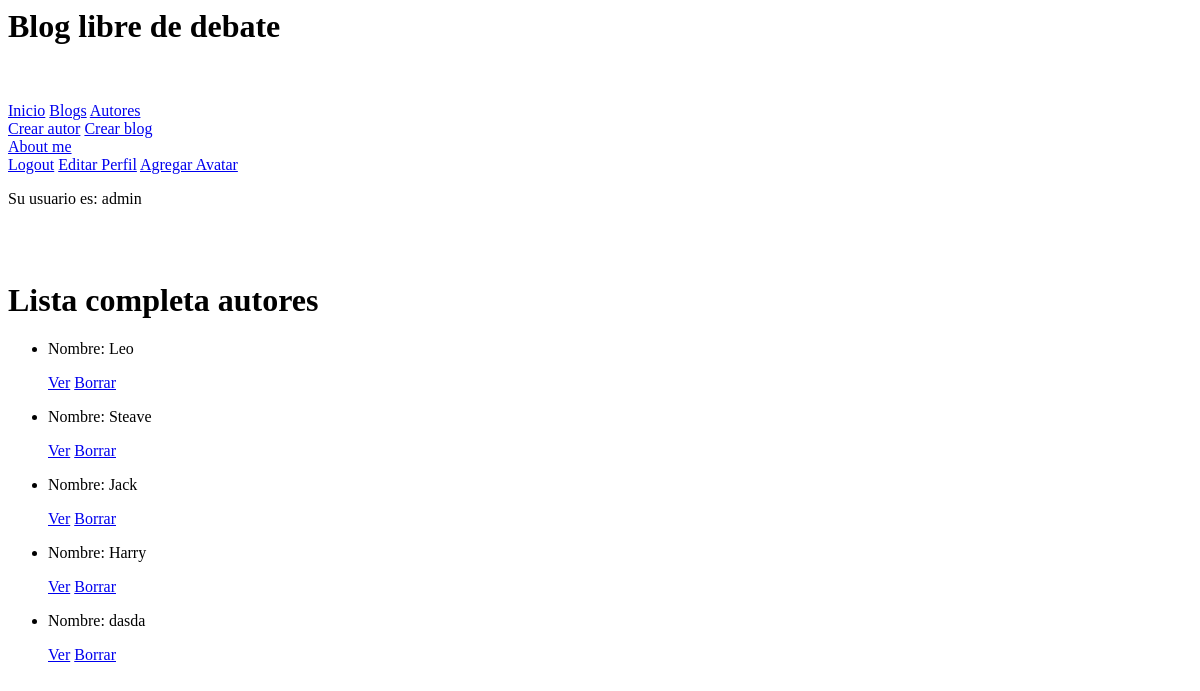
The page /blog/autor/list (signed in) on the database as committed earlier.
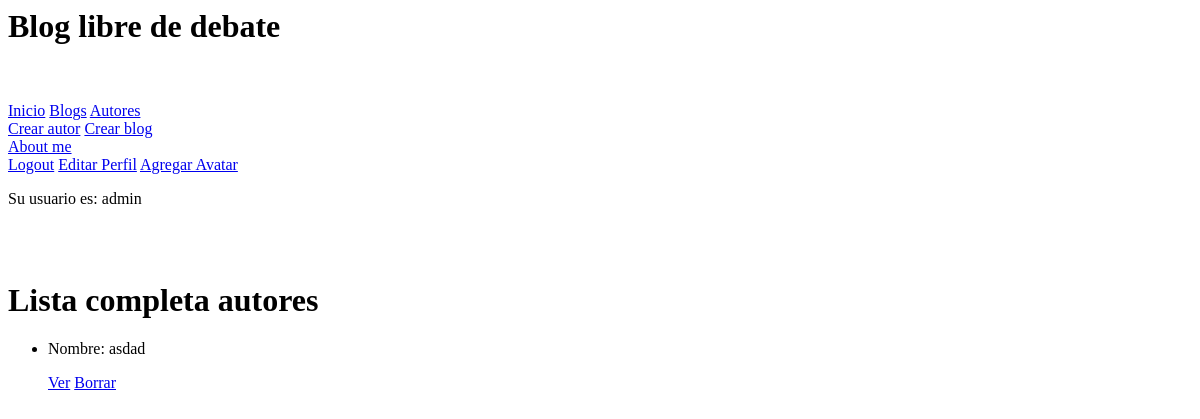
The same page on the database as committed later.
### blog/models.py (models this page shows, shortened)
class Autor(models.Model):
    class Meta:
        verbose_name_plural = "Autores"
    nombre = models.CharField(max_length=30)
    apellido = models.CharField(max_length=30)
    profesion = models.CharField(max_length=30)

### blog/views.py (the view)
# urls.py: path("autor/list", AutorList.as_view(), name="AutorList"),
class AutorList(LoginRequiredMixin, ListView):
    model = Autor
    template_name = "blog/autor_list.html"

### blog/templates/blog/autor_list.html
{% extends "blog/madre.html" %}
{% block inserte_aqui_su_contenido %}
<h1>Lista completa autores</h1>
{% if object_list %}
<ul>
    {% for autor in object_list %}
    <li>
        <p>Nombre: {{ autor.nombre }}
    <p>
        <a href="{% url 'AutorDetail' autor.id %}">Ver</a>
        <a href="{% url 'AutorDelete' autor.id %}">Borrar</a>
    </p>
    </li>
    {% endfor %}
</ul>
{% else %}
<p>No hay autores aún, puedes cargar alguno para que aparezca en esta lista.</p>
{% endif %}
{% endblock %}

Rows that differ between the two databases and show on the page:
removed Autor: nombre "Leo"
removed Autor: nombre "Steave"
removed Autor: nombre "Jack"
removed Autor: nombre "Harry"
removed Autor: nombre "dasda"
added Autor: nombre "asdad"
